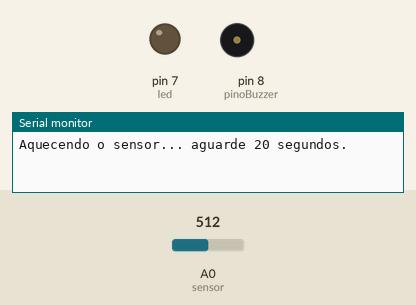
Recording of a sketch running on a simulated Arduino Uno, built with avr-gcc and run on an emulated ATmega328P. On the bench: output pins drawn as LEDs (lit = HIGH), buzzer (waves = sounding), the last lines printed to the serial monitor. The inputs (shaded band) are chosen by the test bench; at power-on: A0 (sensor) = 512.

Above: at 0.1 s.
At 20.1 s:
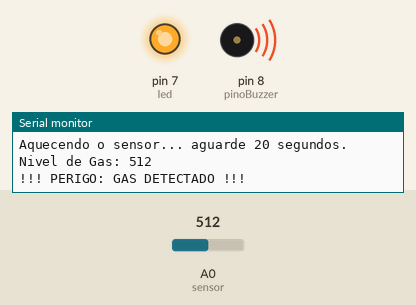
Timing chart, 0 to 21.6 s (numbered marks = the images above):
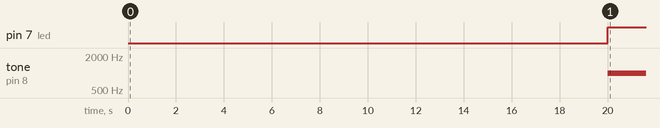

Measured:
- by itself, pin 7 (led): LOW → HIGH at 20.0 s
- by itself, tone on pin 8 (pinoBuzzer): silent → 1000 Hz at 20.0 s

The sketch:

powerful_borwo1.ino
```cpp
// C++ code
//
const int pinoBuzzer = 8;
const int led = 7;
const int sensor = A0;

int limiteAlerta = 400;


void setup(){

  pinMode(pinoBuzzer, OUTPUT);
  pinMode(led, OUTPUT);
  Serial.begin(9600);


  Serial.println("Aquecendo o sensor... aguarde 20 segundos.");
  delay(20000);
}


void loop(){

  int leitura = analogRead(sensor);

    Serial.print("Nivel de Gas: ");
    Serial.println(leitura);

  if (leitura > limiteAlerta){
 	 digitalWrite(led, HIGH);
     tone(pinoBuzzer, 1000);
     Serial.println("!!! PERIGO: GAS DETECTADO !!!");
  }

  else {
  	digitalWrite(led, HIGH);
    noTone(pinoBuzzer);

  }
  delay(500);
}


//tone(pinoBuzzer, 1000);
  //delay(500);
  //noTone(pinoBuzzer);
  //delay(500);
  //digitalWrite(led, HIGH);
  //delay(500);
  //digitalWrite(led, LOW);
  //delay(500);
```
